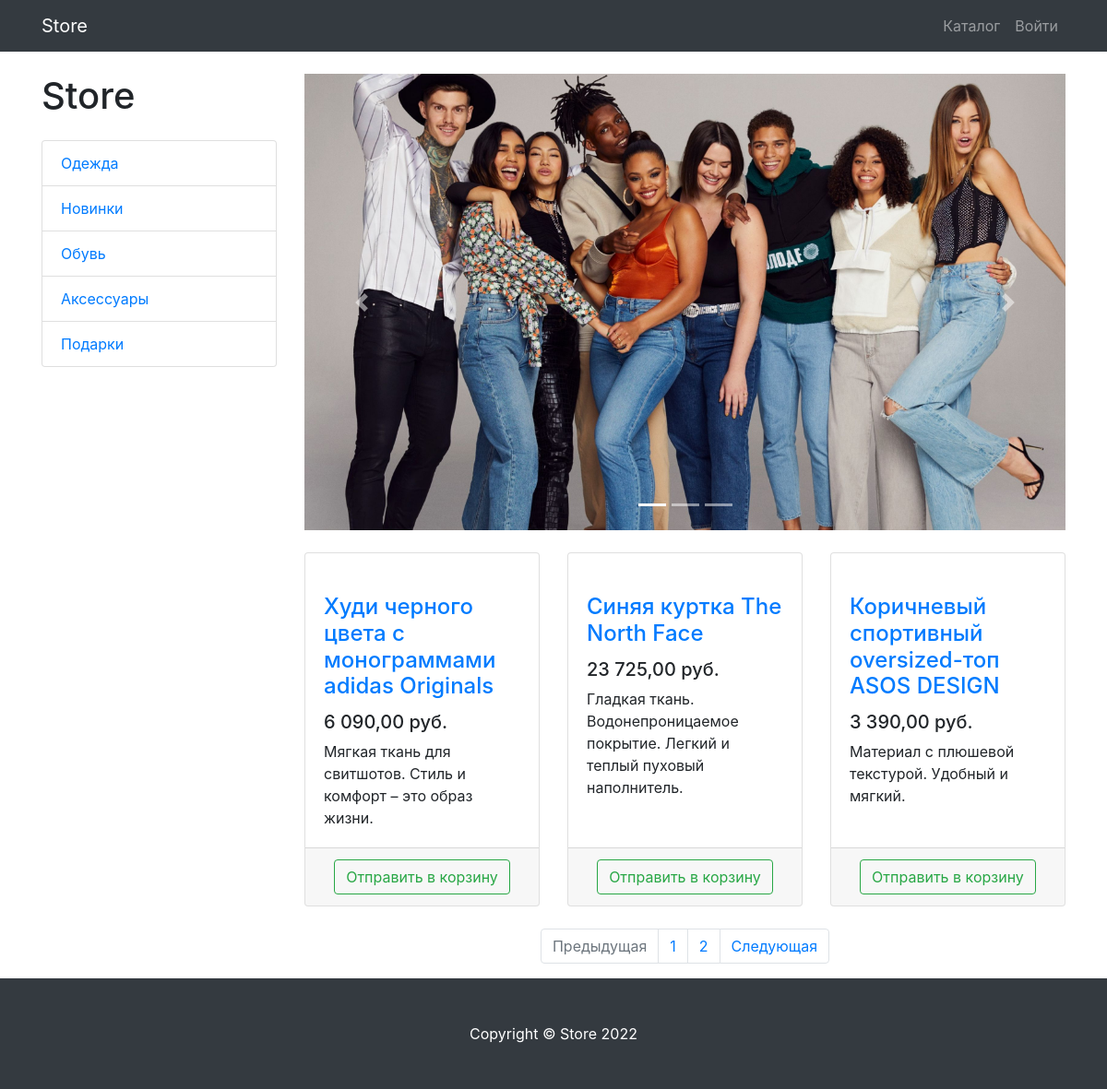
Screenshot of /products/ with the database file from the repository.
### store-server-django-master/products/models.py (models this page shows, shortened)
class ProductCategory(models.Model):
    name = models.CharField(max_length=128, unique=True)
    description = models.TextField(null=True, blank=True)
    class Meta:
        verbose_name = 'category'
        verbose_name_plural = 'categories'

class Product(models.Model):
    name = models.CharField(max_length=256)
    description = models.TextField()
    price = models.DecimalField(max_digits=8, decimal_places=2)
    quantity = models.PositiveIntegerField(default=0)
    image = models.ImageField(upload_to='products_images', null=True, blank=True)
    stripe_product_price_id = models.CharField(max_length=128, null=True, blank=True)
    category = models.ForeignKey(to=ProductCategory, on_delete=models.CASCADE)
    class Meta:
        verbose_name = 'product'
        verbose_name_plural = 'products'

### store-server-django-master/products/views.py (the view)
# urls.py: path('', ProductsListView.as_view(), name='index'),
class ProductsListView(TitleMixin, ListView):
    model = Product
    template_name = 'products/products.html'
    paginate_by = 3
    title = 'Store - Каталог'
    def get_queryset(self):
        queryset = super(ProductsListView, self).get_queryset()
        category_id = self.kwargs.get('category_id')
        return queryset.filter(category_id=category_id) if category_id else queryset
    def get_context_data(self, *, object_list=None, **kwargs):
        context = super(ProductsListView, self).get_context_data()
        context['categories'] = ProductCategory.objects.all()
        return context

### store-server-django-master/common/views.py (called while the page is built)
    def get_context_data(self, **kwargs):
        context = super(TitleMixin, self).get_context_data(**kwargs)
        context['title'] = self.title
        return context

### store-server-django-master/products/context_processors.py (called while the page is built)
def baskets(request):
    user = request.user
    return {'baskets': Basket.objects.filter(user=user) if user.is_authenticated else []}

### store-server-django-master/products/templates/products/products.html (shortened to what this page needs)
{% extends 'products/base.html' %}
{% load static cache humanize %}
{% block css %}
    <link href="{% static 'vendor/css/products.css' %}" rel="stylesheet">
{% endblock %}
{% block content %}
    <div class="container">
        <div class="row">
            <div class="col-lg-3">
                <h1 class="my-4">Store</h1>
                <div class="list-group">
                    {% for category in categories %}
                        <a href="{% url 'products:category' category.id %}" class="list-group-item">
                            {{ category.name }}
                        </a>
                    {% endfor %}
                </div>
            </div>
            <div class="col-lg-9">
                <div id="carouselExampleIndicators" class="carousel slide my-4" data-ride="carousel">
                    <ol class="carousel-indicators">
                        <li data-target="#carouselExampleIndicators" data-slide-to="0" class="active"></li>
                        <li data-target="#carouselExampleIndicators" data-slide-to="1"></li>
                        <li data-target="#carouselExampleIndicators" data-slide-to="2"></li>
                    </ol>
                    <div class="carousel-inner" role="listbox">
                        <div class="carousel-item active">
                            <img class="d-block img-fluid" src="/static/vendor/img/slides/slide-1.jpg"
                                 alt="First slide">
                        </div>
                    </div>
                    <a class="carousel-control-prev" href="#carouselExampleIndicators" role="button" data-slide="prev">
                        <span class="carousel-control-prev-icon" aria-hidden="true"></span>
                    </a>
                    <a class="carousel-control-next" href="#carouselExampleIndicators" role="button" data-slide="next">
                        <span class="carousel-control-next-icon" aria-hidden="true"></span>
                    </a>
                </div>
                <div class="row">
                    {% for product in object_list %}
                        <div class="col-lg-4 col-md-6 mb-4">
                            <div class="card h-100">
                                <a href="#">
                                </a>
                                <div class="card-body">
                                    <h4 class="card-title">
                                        <a href="#">{{ product.name }}</a>
                                    </h4>
                                    <h5>{{ product.price|intcomma }} руб.</h5>
                                    <p class="card-text">{{ product.description }}</p>
                                </div>
                                <div class="card-footer text-center">
                                    <a class="btn btn-outline-success"
                                       href="{% url 'products:basket_add' product.id %}">
                                        Отправить в корзину
                                    </a>
                                </div>
                            </div>
                        </div>
                    {% endfor %}
                </div>
                {% if is_paginated %}
                    <nav aria-label="Page navigation example">
                        <ul class="pagination justify-content-center">
                            <li class="page-item {% if not page_obj.has_previous %} disabled {% endif %}">
                                <a class="page-link"
                                   href="{% if page_obj.has_previous %} {% url 'products:paginator' page_obj.previous_page_number %} {% else %} # {% endif %}"
                                   tabindex="-1" aria-disabled="true">
                                    Предыдущая
                                </a>
                            </li>
                            {% for page in paginator.page_range %}
                                <li class="page-item">
                                    <a class="page-link" href="{% url 'products:paginator' page %}">
                                        {{ page }}
                                    </a>
                                </li>
                            {% endfor %}
                            <li class="page-item {% if not page_obj.has_next %} disabled {% endif %}">
                                <a class="page-link"
                                   href="{% if page_obj.has_next %} {% url 'products:paginator' page_obj.next_page_number %} {% else %} # {% endif %}">
                                    Следующая
                                </a>
                            </li>
                        </ul>
                    </nav>
                {% endif %}
            </div>
        </div>
    </div>
{% endblock %}
{% block footer %}
    <footer class="py-5 bg-dark">
        <div class="container">
            <p class="m-0 text-center text-white">Copyright &copy; Store 2022</p>
        </div>
    </footer>
{% endblock %}

### store-server-django-master/products/templates/products/base.html (shortened to what this page needs)
{% load static %}
<!DOCTYPE html>
<html lang="en">
<head>
    <link href="{% static 'vendor/bootstrap/css/bootstrap.min.css' %}" rel="stylesheet">
    {% block css %} {% endblock %}
</head>
<body>
<nav class="navbar navbar-expand-lg navbar-dark bg-dark fixed-top">
    <div class="container">
        <a class="navbar-brand" href="{% url 'index' %}">Store</a>
        <div class="collapse navbar-collapse" id="navbarResponsive">
            <ul class="navbar-nav ml-auto">
                <li class="nav-item">
                    <a class="nav-link" href="{% url 'products:index' %}">Каталог
                    </a>
                </li>
                {% if user.is_authenticated %}
                    <li class="nav-item dropdown">
                        <a class="nav-link dropdown-toggle" href="#" id="navbarDropdown" role="button"
                           data-bs-toggle="dropdown" aria-expanded="false">
                            <i class="fas fa-user-circle"></i>
                        </a>
                        <ul class="dropdown-menu" aria-labelledby="navbarDropdown">
                            <li>
                                <a class="dropdown-item" href="{% url 'users:profile' user.id %}">Профиль</a>
                            </li>
                            <li><a class="dropdown-item" href="{% url 'orders:orders_list' %}">Заказы</a></li>
                            {% if user.is_superuser or user.is_staff %}
                                <li>
                                    <a class="dropdown-item" href="{% url 'admin:index' %}">
                                        Админ-панель
                                    </a>
                                </li>
                            {% endif %}
                            <li>
                                <hr class="dropdown-divider">
                            </li>
                            <li>
                                <a class="dropdown-item" href="{% url 'users:logout' %}">
                                    Выйти
                                </a>
                            </li>
                        </ul>
                    </li>
                {% else %}
                    <li class="nav-item">
                        <a class="nav-link" href="{% url 'users:login' %}">Войти </a>
                    </li>
                {% endif %}
            </ul>
        </div>
    </div>
</nav>
{% block content %} {% endblock %}
{% block footer %} {% endblock %}
</body>
</html>

### rows the page displays
ProductCategory: name "Одежда"
ProductCategory: name "Новинки"
ProductCategory: name "Обувь"
ProductCategory: name "Аксессуары"
ProductCategory: name "Подарки"
Product: name "Худи черного цвета с монограммами adidas Originals", price "6 090,00", description "Мягкая ткань для свитшотов. Стиль и комфорт – это образ жизни."
Product: name "Синяя куртка The North Face", price "23 725,00", description "Гладкая ткань. Водонепроницаемое покрытие. Легкий и теплый пуховый наполнитель."
Product: name "Коричневый спортивный oversized-топ ASOS DESIGN", price "3 390,00", description "Материал с плюшевой текстурой. Удобный и мягкий."

### other values shown
{{ page }} "1" "2"
